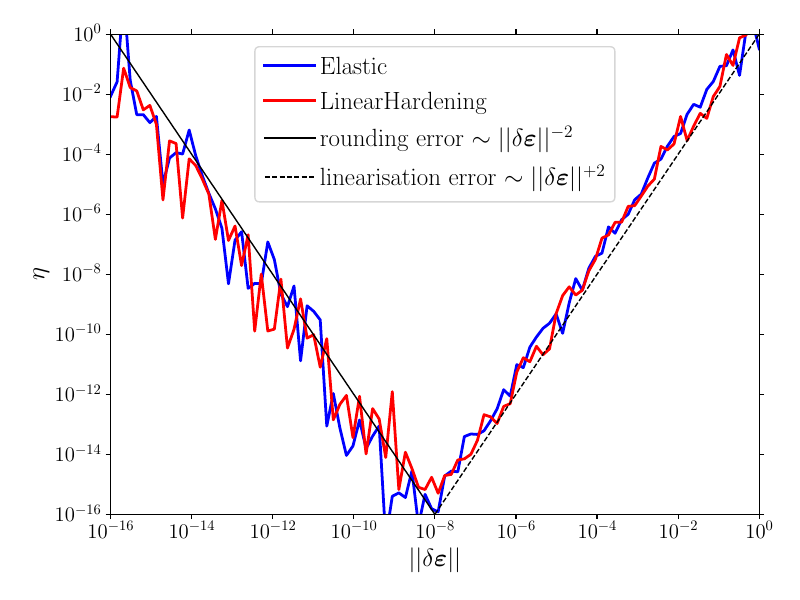

The script that saved this image:
import GMatElastoPlasticFiniteStrainSimo.Cartesian3d as GMat
import GooseMPL as gplt
import matplotlib.pyplot as plt
import numpy as np

try:
    plt.style.use(["goose", "goose-latex"])
except FileNotFoundError:
    pass


def consistency(mat, plastic):

    # tensor products

    def A2_dot_B2(A2, B2):
        return np.einsum("ij, jk -> ik", A2, B2)

    def A4_dot_B2(A4, B2):
        return np.einsum("ijkl, lm -> ijkm", A4, B2)

    def A2_dot_B4(A2, B4):
        return np.einsum("ij, jkmn -> ikmn", A2, B4)

    def A4_ddot_B2(A4, B2):
        return np.einsum("ijkl, lk -> ij", A4, B2)

    def norm(A2):
        return np.abs(np.einsum("ij, ji", A2, A2))

    # pre-loading

    ninc = 301

    for ilam, lam in enumerate(np.linspace(0.0, 1.0, ninc)):

        if plastic:
            mat.increment()

        F0 = np.array(
            [
                [1.0 + lam, 0.0, 0.0],
                [0.0, 1.0 / (1.0 + lam), 0.0],
                [0.0, 0.0, 1.0],
            ]
        )

        mat.F = F0
        Sig0 = np.copy(mat.Sig)
        C = np.copy(mat.C)

        Tau0 = Sig0 * np.linalg.det(F0)

        P0 = A2_dot_B2(Tau0, np.linalg.inv(F0).T)
        K = A4_dot_B2(A2_dot_B4(np.linalg.inv(F0), C), np.linalg.inv(F0).T)

    # consistency check

    x = np.logspace(-16, 0, 100)
    y = np.zeros(x.shape)

    for i in range(len(x)):

        dF = np.random.random((3, 3)) * x[i]
        F = F0 + dF

        mat.F = F
        Sig = np.copy(mat.Sig)

        Tau = Sig * np.linalg.det(F)

        P = A2_dot_B2(Tau, np.linalg.inv(F).T)

        dP = P - P0

        y[i] = norm(dP - (A4_ddot_B2(K, dF.T)).T) / norm(dP)

    return (x, y)


# Plot

fig, ax = plt.subplots()

ax.plot(*consistency(GMat.Elastic0d(10.0, 1.0), False), c="b", label=r"Elastic")

ax.plot(
    *consistency(GMat.LinearHardening0d(10.0, 1.0, 1.0, 1.0), True), c="r", label=r"LinearHardening"
)

ax.set_xscale("log")
ax.set_yscale("log")

ax.set_xlim([1e-16, 1e0])
ax.set_ylim([1e-16, 1e0])

ax.set_xlabel(r"$|| \delta \bm{\varepsilon} ||$")
ax.set_ylabel(r"$\eta$")

gplt.plot_powerlaw(
    -2,
    0.0,
    1.0,
    0.5,
    axis=ax,
    units="relative",
    color="k",
    linewidth=1,
    label=r"rounding error $\sim || \delta \bm{\varepsilon} ||^{-2}$",
)

gplt.plot_powerlaw(
    +2,
    0.5,
    0.0,
    0.5,
    axis=ax,
    units="relative",
    color="k",
    linewidth=1,
    linestyle="--",
    label=r"linearisation error $\sim || \delta \bm{\varepsilon} ||^{+2}$",
)

ax.legend()

fig.savefig("consistency.pdf")
plt.close(fig)
